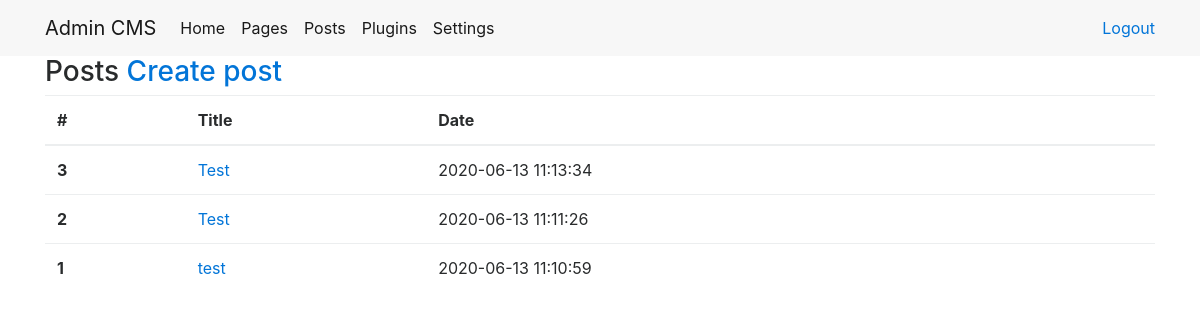
/admin/posts/ (signed in), run on the app's committed database.
### tables this page shows
CREATE TABLE `post` (
  `id` int(11) NOT NULL AUTO_INCREMENT,
  `title` varchar(255) NOT NULL,
  `content` text,
  `status` varchar(55) NOT NULL DEFAULT 'publish',
  `date` timestamp NOT NULL DEFAULT CURRENT_TIMESTAMP,
  PRIMARY KEY (`id`)
);

### engine/Core/Template/View.php (called while the page is built, shortened)
<?php
class View
{
    public $di;
    public function __construct(DI $di)
    {
        $this->di      = $di;
    }
    public function render($template, $vars = [])
    {
        $templatePath = $this->getTemplatePath($template, ENV);
        $vars['lang'] = $this->di->get('language');
        extract($vars);
        try {
            require $templatePath;
        } catch (\Exception $e) {
            ob_end_clean();
            throw $e;
        }
    }
    private function getTemplatePath($template, $env = null)
    {
        return path('view') . '/' . $template . '.php';
    }
}

### admin/Controller/PostController.php (called while the page is built, shortened)
<?php
class PostController extends AdminController
{
    public function listing()
    {
        $this->data['posts'] = $this->model->post->getPosts();
        $this->view->render('posts/list', $this->data);
    }
}

### engine/Cms.php (called while the page is built, shortened)
<?php
class Cms
{
    private $di;
    public function __construct($di)
    {
        $this->di = $di;
        $this->router = $this->di->get('router');
    }
    public function run()
    {
        try {
            $routerDispatch = $this->router->dispatch(Common::getMethod(), Common::getPathUrl());
            list($class, $action) = explode(':', $routerDispatch->getController(), 2);
            $parameters = $routerDispatch->getParameters();
            call_user_func_array([new $controller($this->di), $action], $parameters);
        }catch (\Exception $e) {
            echo $e->getMessage();
            exit;
        }
    }
}

### engine/bootstrap.php (called while the page is built, shortened)
<?php
try {
    $di = new DI();
    $di->set('model', []);
    $cms = new Cms($di);
    $cms->run();
} catch (\ErrorException $e) {
    echo $e->getMessage();
}

### admin/index.php (called while the page is built, shortened)
<?php
require_once '../engine/bootstrap.php';

### engine/Core/Database/Connection.php (called while the page is built, shortened)
<?php
class Connection
{
    private $link;
    private function connect()
    {
        $config = Config::group('database');
        $dsn = 'mysql:host='.$config['host'].';dbname='.$config['db_name'].';charset='.$config['charset'];
        $this->link = new PDO($dsn, $config['username'], $config['password']);
        return $this;
    }
    public function query($sql, $values = [], $statement = PDO::FETCH_OBJ)
    {
        $sth = $this->link->prepare($sql);
        $sth->execute($values);
        $result = $sth->fetchAll($statement);
        return $result;
    }
}

### engine/Core/Config/Repository.php (called while the page is built, shortened)
<?php
class Repository
{
    protected static $stored = [];
    public static function store($group, $key, $data)
    {
        if (!isset(static::$stored[$group]) || !is_array(static::$stored[$group])) {
            static::$stored[$group] = [];
        }
        static::$stored[$group][$key] = $data;
    }
    public static function retrieveGroup($group)
    {
        return isset(static::$stored[$group]) ? static::$stored[$group] : false;
    }
}

### engine/function.php (called while the page is built, shortened)
<?php
function path($section)
{
    $pathMask = ROOT_DIR . DS . '%s';
    switch (strtolower($section))
    {
    case 'config':
        return sprintf($pathMask, 'Config');
    case 'view':
        return sprintf($pathMask, 'View');
    }
}

### engine/Core/Config/Config.php (called while the page is built, shortened)
<?php
class Config
{
    public static function group($group)
    {
        return Repository::retrieveGroup($group);
    }
    public static function file($group = 'main')
    {
        $path = path('config') . DS . $group . '.php';
        if(file_exists($path)) {
            $items = include $path;
            if(!empty($items)) {
                return true;
            } else {
                throw new \Exception(
                    sprintf(
                        'Config file <strong>%s</strong> is not a valid array.', $path
                    )
                );
            }
        } else {
            throw new \Exception(
                sprintf('Cannot load config from file, file <strong>%s</strong> does not exist.', $path)
            );
        }
        return false;
    }
}

### admin/Config/database.php (called while the page is built)
<?php
return [
    'host'     => 'localhost',
    'db_name'  => 'cms',
    'username' => 'root',
    'password' => 'root',
    'charset'  => 'utf8'
];

### admin/Model/Post/PostRepository.php (called while the page is built, shortened)
<?php
class PostRepository extends Model
{
    public function getPosts()
    {
        $sql = $this->queryBuilder->select()
            ->from('post')
            ->orderBy('id', 'DESC')
            ->sql();
        return $this->db->query($sql);
    }
}

### engine/Controller.php (called while the page is built, shortened)
<?php
abstract class Controller
{
    protected $di;
    public function __construct(DI $di)
    {
        $this->di      = $di;
    }
    public function __get($key)
    {
        return $this->di->get($key);
    }
}

### engine/DI/DI.php (called while the page is built, shortened)
<?php
class DI
{
    private $container = [];
    public function set($key, $value)
    {
        $this->container[$key] = $value;
        return $this;
    }
    public function get($key)
    {
        return $this->has($key);
    }
    public function has($key)
    {
        return isset($this->container[$key]) ? $this->container[$key] : null;
    }
}

### engine/Model.php (called while the page is built, shortened)
<?php
abstract class Model
{
    public function __construct(DI $di)
    {
        $this->di           = $di;
        $this->db           = $this->di->get('db');
        $this->queryBuilder = new QueryBuilder();
    }
}

### engine/Core/Database/QueryBuilder.php (called while the page is built, shortened)
<?php
class QueryBuilder
{
    protected $sql = [];
    public function select($fields = '*')
    {
        $this->sql['select'] = "SELECT {$fields} ";
        return $this;
    }
    public function from($table)
    {
        $this->sql['from'] = "FROM {$table} ";
        return $this;
    }
    public function where ($column, $value, $operator = '=')
    {
        $this->sql['where'][] = "{$column} {$operator} ?";
        return $this;
    }
    public function orderBy($field, $order)
    {
        $this->sql['order_by'] = "ORDER BY {$field} {$order}";
        return $this;
    }
    public function sql()
    {
        $sql = '';
        if (!empty($this->sql)) {
            foreach ($this->sql as $key => $value) {
                if ($key == 'where') {
                    $sql .= ' WHERE ';
                    foreach ($value as $where) {
                        $sql .= $where;
                    }
                } else {
                    $sql .= $value;
                }
            }
        }
        return $sql;
    }
    public function reset()
    {
        $this->sql    = [];
    }
}

### admin/View/posts/list.php (the view, shortened to what this page needs)
<main>
    <div class="container">
      <h3>
        Posts
        <a href="/admin/posts/create/">Create post</a>
      </h3>
        <table class="table">
          <thead>
            <tr>
              <th scope="col">#</th>
              <th scope="col">Title</th>
              <th scope="col">Date</th>
            </tr>
          </thead>
          <tbody>
            <?php foreach($posts as $post): ?>
            <tr>
              <th scope="row">
                <?= $post->id; ?>
              </th>
              <td>
                <a href="/admin/posts/edit/<?= $post->id ?>">
                  <?= $post->title; ?>
                </a>
              </td>
              <td>
                <?= $post->date; ?>
              </td>
            </tr>
            <?php endforeach; ?>
          </tbody>
        </table>
    </div>
</main>

### data on the page
post: id "3", title "Test", date "2020-06-13 11:13:34"
post: id "2", title "Test", date "2020-06-13 11:11:26"
post: id "1", title "test", date "2020-06-13 11:10:59"

### other printed values
$lang->dashboardMenu[$key] "Home"
$lang->dashboardMenu[$key] "Pages"
$lang->dashboardMenu[$key] "Posts"
$lang->dashboardMenu[$key] "Plugins"
$lang->dashboardMenu[$key] "Settings"
